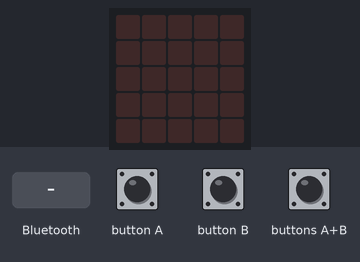
This program was run on a simulated BBC micro:bit (MakeCode). Parts: the board's 5×5 LED display. The inputs (shaded band) are chosen by the test bench.

Above: at 1.2 s.
1.3 s: a phone connects over Bluetooth
At 2.1 s:
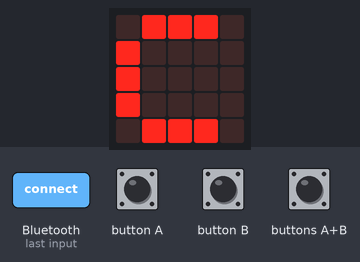
2.8 s: a phone disconnects over Bluetooth
At 3.2 s:
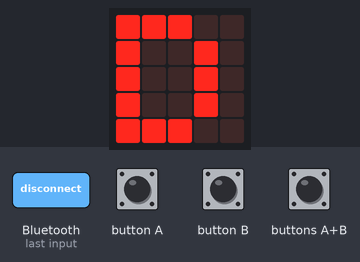
Timing chart, 0 to 5.8 s (numbered marks = the images above; inputs shaded):
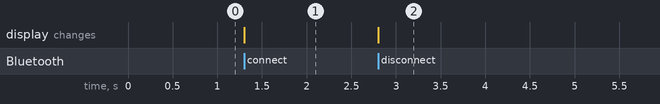

The program:

main.ts
```typescript
input.onButtonPressed(Button.AB, function () {
    devices.tellCameraTo(MesCameraEvent.StopVideoMode)
    devices.tellCameraTo(MesCameraEvent.LaunchPhotoMode)
})
bluetooth.onBluetoothConnected(function () {
    basic.showString("C")
})
bluetooth.onBluetoothDisconnected(function () {
    basic.showString("D")
})
input.onButtonPressed(Button.A, function () {
    devices.tellCameraTo(MesCameraEvent.TakePhoto)
})
input.onButtonPressed(Button.B, function () {
    devices.tellCameraTo(MesCameraEvent.StopPhotoMode)
    devices.tellCameraTo(MesCameraEvent.LaunchVideoMode)
})
bluetooth.startButtonService()
bluetooth.startIOPinService()
bluetooth.startLEDService()
basic.forever(function () {

})
```

test.ts
```typescript
// οι δοκιμές πηγαίνουν εδώ, δεν θα γίνει εκτέλεση όταν αυτό το πακέτο χρησιμοποιηθεί ως επέκταση.
```

Measured:
- after the input at 1.3 s, the display: changes at once (image 1)
- after the input at 2.8 s, the display: changes at once (image 2)
